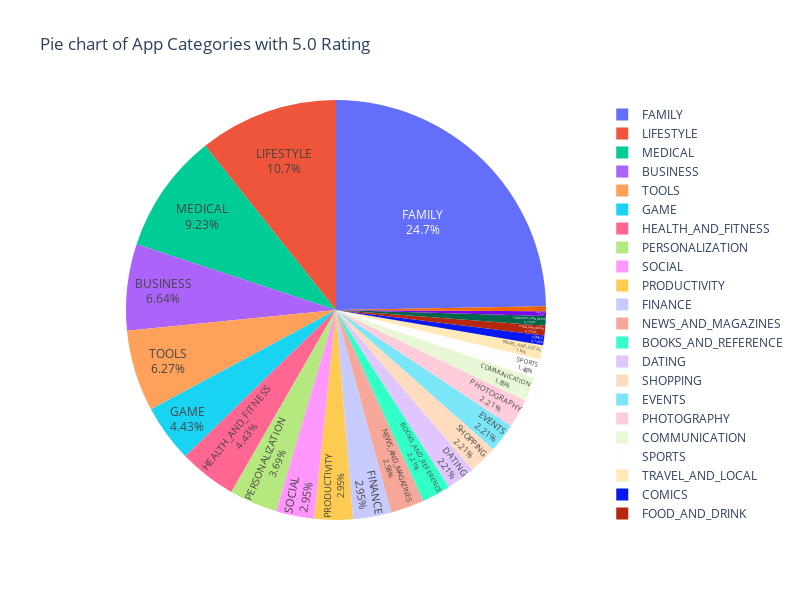

Notebook code cell kept with this figure:
### Code cell
fig = px.pie(values=df_rating_5_cat.iloc[:, 1],
             names=df_rating_5_cat.iloc[:, 0],
             title='Pie chart of App Categories with 5.0 Rating',
             width=800, height=600)

fig.update_traces(textposition='inside', textinfo='percent+label')
fig.show()

### Figure 1 — Plotly figure (JSON) as saved in the notebook; plotly's stock layout.template omitted (floating-point values rounded to 4 significant figures)
{"data": [{"domain": {"x": [0, 1], "y": [0, 1]}, "hovertemplate": "label=%{label}<br>value=%{value}<extra></extra>", "labels": ["FAMILY", "LIFESTYLE", "MEDICAL", "BUSINESS", "TOOLS", "GAME", "HEALTH_AND_FITNESS", "PERSONALIZATION", "SOCIAL", "PRODUCTIVITY", "FINANCE", "NEWS_AND_MAGAZINES", "BOOKS_AND_REFERENCE", "DATING", "SHOPPING", "EVENTS", "PHOTOGRAPHY", "COMMUNICATION", "SPORTS", "TRAVEL_AND_LOCAL", "COMICS", "FOOD_AND_DRINK", "LIBRARIES_AND_DEMO", "PARENTING", "ART_AND_DESIGN"], "legendgroup": "", "name": "", "showlegend": true, "textinfo": "percent+label", "textposition": "inside", "type": "pie", "values": [67, 29, 25, 18, 17, 12, 12, 10, 8, 8, 8, 7, 6, 6, 6, 6, 6, 5, 4, 3, 2, 2, 2, 1, 1]}], "layout": {"height": 600, "legend": {"tracegroupgap": 0}, "title": {"text": "Pie chart of App Categories with 5.0 Rating"}, "width": 800}}
